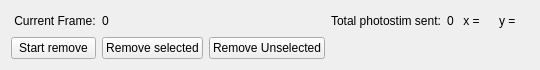
     <widget class="QWidget" name="gridLayoutWidget_8">
      <property name="geometry">
       <rect>
        <x>30</x>
        <y>560</y>
        <width>511</width>
        <height>51</height>
       </rect>
      </property>
      <layout class="QGridLayout" name="gridLayout_9">
       <item row="0" column="4">
        <widget class="QLabel" name="label_42">
         <property name="text">
          <string>Total photostim sent:</string>
         </property>
        </widget>
       </item>
       <item row="0" column="1">
        <widget class="QLabel" name="CurrentFrameIdx_label">
         <property name="text">
          <string>0</string>
         </property>
        </widget>
       </item>
       <item row="0" column="10">
        <widget class="QLabel" name="xPos_label">
         <property name="text">
          <string/>
         </property>
        </widget>
       </item>
       <item row="0" column="9">
        <widget class="QLabel" name="label_18">
         <property name="text">
          <string> x =</string>
         </property>
        </widget>
       </item>
       <item row="0" column="11">
        <widget class="QLabel" name="label_20">
         <property name="text">
          <string>y =</string>
         </property>
        </widget>
       </item>
       <item row="0" column="5">
        <widget class="QLabel" name="totalNumPhotostim_label">
         <property name="text">
          <string>0</string>
         </property>
        </widget>
       </item>
       <item row="0" column="0">
        <widget class="QLabel" name="label_2">
         <property name="text">
          <string> Current Frame:</string>
         </property>
        </widget>
       </item>
       <item row="0" column="12">
        <widget class="QLabel" name="yPos_label">
         <property name="text">
          <string/>
         </property>
        </widget>
       </item>
       <item row="0" column="6">
        <spacer name="horizontalSpacer_6">
         <property name="orientation">
          <enum>Qt::Horizontal</enum>
         </property>
         <property name="sizeHint" stdset="0">
          <size>
           <width>40</width>
           <height>20</height>
          </size>
         </property>
        </spacer>
       </item>
       <item row="1" column="1">
        <widget class="QPushButton" name="removeSelected_pushButton">
         <property name="text">
          <string>Remove selected</string>
         </property>
        </widget>
       </item>
       <item row="1" column="0">
        <widget class="QPushButton" name="removeMode_pushButton">
         <property name="enabled">
          <bool>true</bool>
         </property>
         <property name="text">
          <string>Start remove</string>
         </property>
         <property name="iconSize">
          <size>
           <width>14</width>
           <height>14</height>
          </size>
         </property>
        </widget>
       </item>
       <item row="0" column="3">
        <spacer name="horizontalSpacer_2">
         <property name="orientation">
          <enum>Qt::Horizontal</enum>
         </property>
         <property name="sizeHint" stdset="0">
          <size>
           <width>40</width>
           <height>20</height>
          </size>
         </property>
        </spacer>
       </item>
       <item row="1" column="2">
        <widget class="QPushButton" name="keepSelected_pushButton">
         <property name="sizePolicy">
          <sizepolicy hsizetype="Minimum" vsizetype="Fixed">
           <horstretch>0</horstretch>
           <verstretch>0</verstretch>
          </sizepolicy>
         </property>
         <property name="text">
          <string>Remove Unselected</string>
         </property>
        </widget>
       </item>
      </layout>
     </widget>
